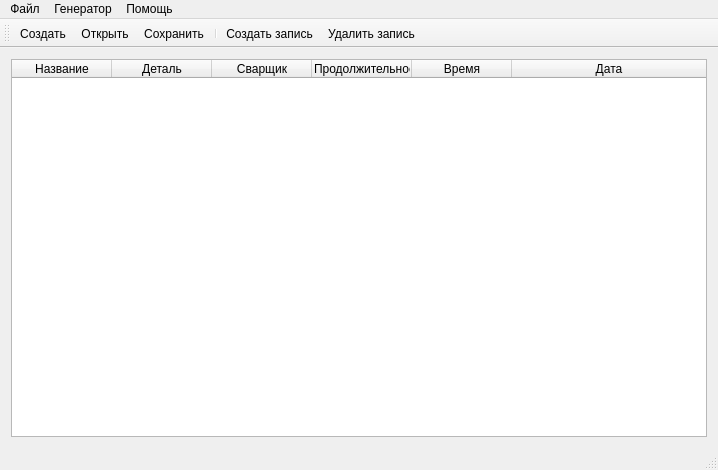
<?xml version="1.0" encoding="UTF-8"?>
<ui version="4.0">
 <class>Emulator</class>
 <widget class="QMainWindow" name="Emulator">
  <property name="geometry">
   <rect>
    <x>0</x>
    <y>0</y>
    <width>718</width>
    <height>470</height>
   </rect>
  </property>
  <property name="windowTitle">
   <string>Emulator</string>
  </property>
  <widget class="QWidget" name="centralWidget">
   <layout class="QGridLayout" name="gridLayout">
    <item row="0" column="0">
     <widget class="QTableWidget" name="tableWidget">
      <property name="alternatingRowColors">
       <bool>true</bool>
      </property>
      <property name="selectionMode">
       <enum>QAbstractItemView::SingleSelection</enum>
      </property>
      <property name="selectionBehavior">
       <enum>QAbstractItemView::SelectRows</enum>
      </property>
      <property name="gridStyle">
       <enum>Qt::DashLine</enum>
      </property>
      <property name="sortingEnabled">
       <bool>true</bool>
      </property>
      <attribute name="horizontalHeaderCascadingSectionResizes">
       <bool>true</bool>
      </attribute>
      <attribute name="horizontalHeaderStretchLastSection">
       <bool>true</bool>
      </attribute>
      <attribute name="verticalHeaderCascadingSectionResizes">
       <bool>true</bool>
      </attribute>
      <attribute name="verticalHeaderShowSortIndicator" stdset="0">
       <bool>true</bool>
      </attribute>
      <attribute name="verticalHeaderStretchLastSection">
       <bool>true</bool>
      </attribute>
      <column>
       <property name="text">
        <string>Название</string>
       </property>
      </column>
      <column>
       <property name="text">
        <string>Деталь</string>
       </property>
      </column>
      <column>
       <property name="text">
        <string>Сварщик</string>
       </property>
      </column>
      <column>
       <property name="text">
        <string>Продолжительность</string>
       </property>
       <property name="textAlignment">
        <set>AlignLeading|AlignVCenter</set>
       </property>
      </column>
      <column>
       <property name="text">
        <string>Время</string>
       </property>
      </column>
      <column>
       <property name="text">
        <string>Дата</string>
       </property>
      </column>
     </widget>
    </item>
   </layout>
  </widget>
  <widget class="QMenuBar" name="menuBar">
   <property name="geometry">
    <rect>
     <x>0</x>
     <y>0</y>
     <width>718</width>
     <height>22</height>
    </rect>
   </property>
   <widget class="QMenu" name="menu">
    <property name="title">
     <string>Файл</string>
    </property>
    <addaction name="actSozdFile"/>
    <addaction name="actOtkrFile"/>
    <addaction name="actSohrFile"/>
    <addaction name="separator"/>
    <addaction name="actVyhod"/>
   </widget>
   <widget class="QMenu" name="menu_2">
    <property name="title">
     <string>Генератор</string>
    </property>
    <addaction name="actSozdZapis"/>
    <addaction name="actDelZapis"/>
   </widget>
   <widget class="QMenu" name="menu_3">
    <property name="title">
     <string>Помощь</string>
    </property>
    <addaction name="actO_Prog"/>
   </widget>
   <addaction name="menu"/>
   <addaction name="menu_2"/>
   <addaction name="menu_3"/>
  </widget>
  <widget class="QToolBar" name="mainToolBar">
   <attribute name="toolBarArea">
    <enum>TopToolBarArea</enum>
   </attribute>
   <attribute name="toolBarBreak">
    <bool>false</bool>
   </attribute>
   <addaction name="actSozdFile"/>
   <addaction name="actOtkrFile"/>
   <addaction name="actSohrFile"/>
   <addaction name="separator"/>
   <addaction name="actSozdZapis"/>
   <addaction name="actDelZapis"/>
  </widget>
  <widget class="QStatusBar" name="statusBar"/>
  <action name="actSozdZapis">
   <property name="icon">
    <iconset resource="resources.qrc">
     <normaloff>:/ico/Bubble.png</normaloff>:/ico/Bubble.png</iconset>
   </property>
   <property name="text">
    <string>Создать запись</string>
   </property>
  </action>
  <action name="actO_Prog">
   <property name="icon">
    <iconset resource="resources.qrc">
     <normaloff>:/ico/About.png</normaloff>:/ico/About.png</iconset>
   </property>
   <property name="text">
    <string>О Программе...</string>
   </property>
  </action>
  <action name="actSozdFile">
   <property name="icon">
    <iconset resource="resources.qrc">
     <normaloff>:/ico/create.png</normaloff>:/ico/create.png</iconset>
   </property>
   <property name="text">
    <string>Создать</string>
   </property>
  </action>
  <action name="actSohrFile">
   <property name="icon">
    <iconset resource="resources.qrc">
     <normaloff>:/ico/save.png</normaloff>:/ico/save.png</iconset>
   </property>
   <property name="text">
    <string>Сохранить...</string>
   </property>
  </action>
  <action name="actVyhod">
   <property name="icon">
    <iconset resource="resources.qrc">
     <normaloff>:/ico/Exit.png</normaloff>:/ico/Exit.png</iconset>
   </property>
   <property name="text">
    <string>Выход</string>
   </property>
  </action>
  <action name="actDelZapis">
   <property name="icon">
    <iconset resource="resources.qrc">
     <normaloff>:/ico/delete.png</normaloff>:/ico/delete.png</iconset>
   </property>
   <property name="text">
    <string>Удалить запись</string>
   </property>
  </action>
  <action name="actOtkrFile">
   <property name="icon">
    <iconset resource="resources.qrc">
     <normaloff>:/ico/open.png</normaloff>:/ico/open.png</iconset>
   </property>
   <property name="text">
    <string>Открыть</string>
   </property>
  </action>
 </widget>
 <layoutdefault spacing="6" margin="11"/>
 <resources>
  <include location="resources.qrc"/>
 </resources>
 <connections/>
</ui>
